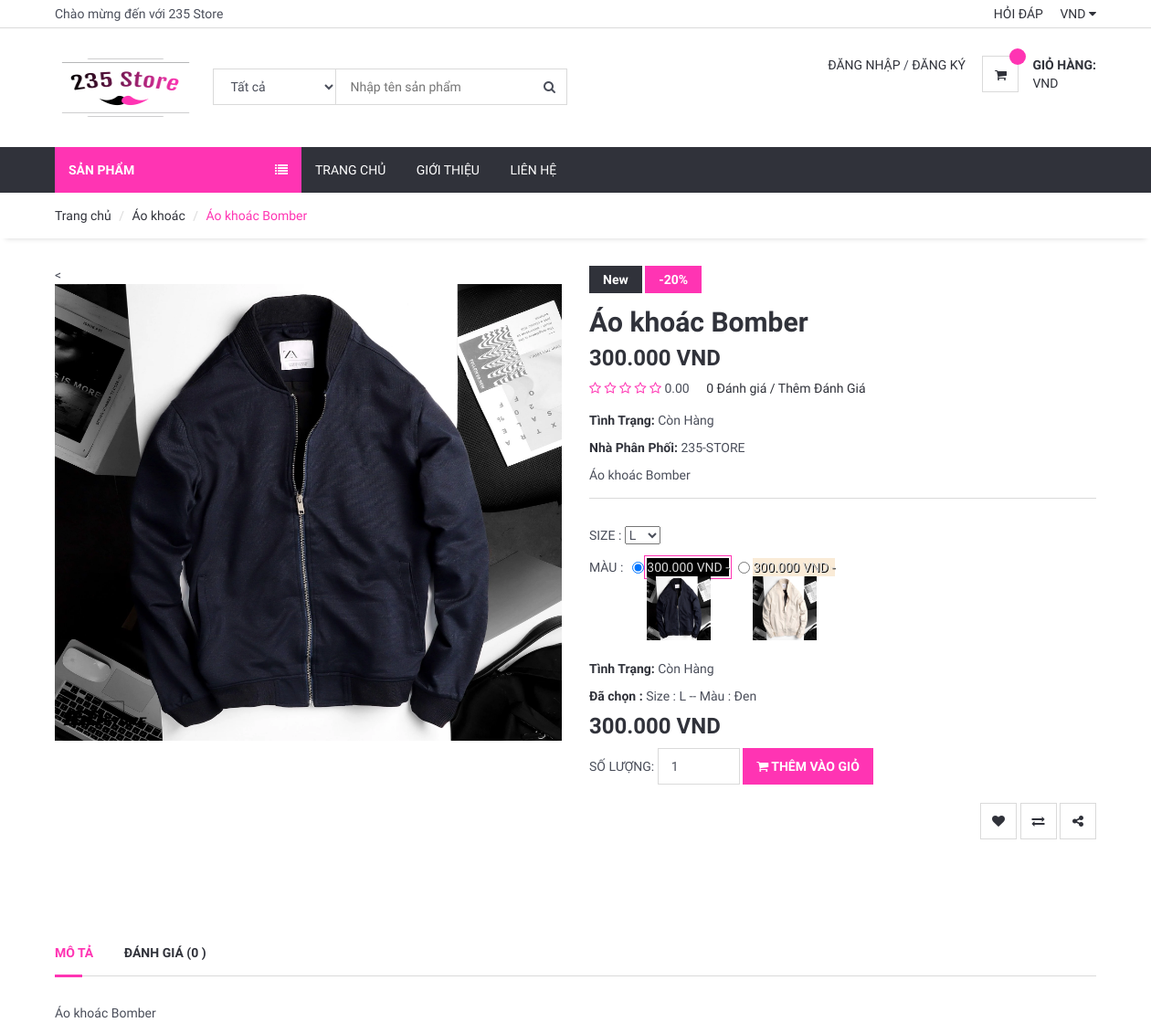
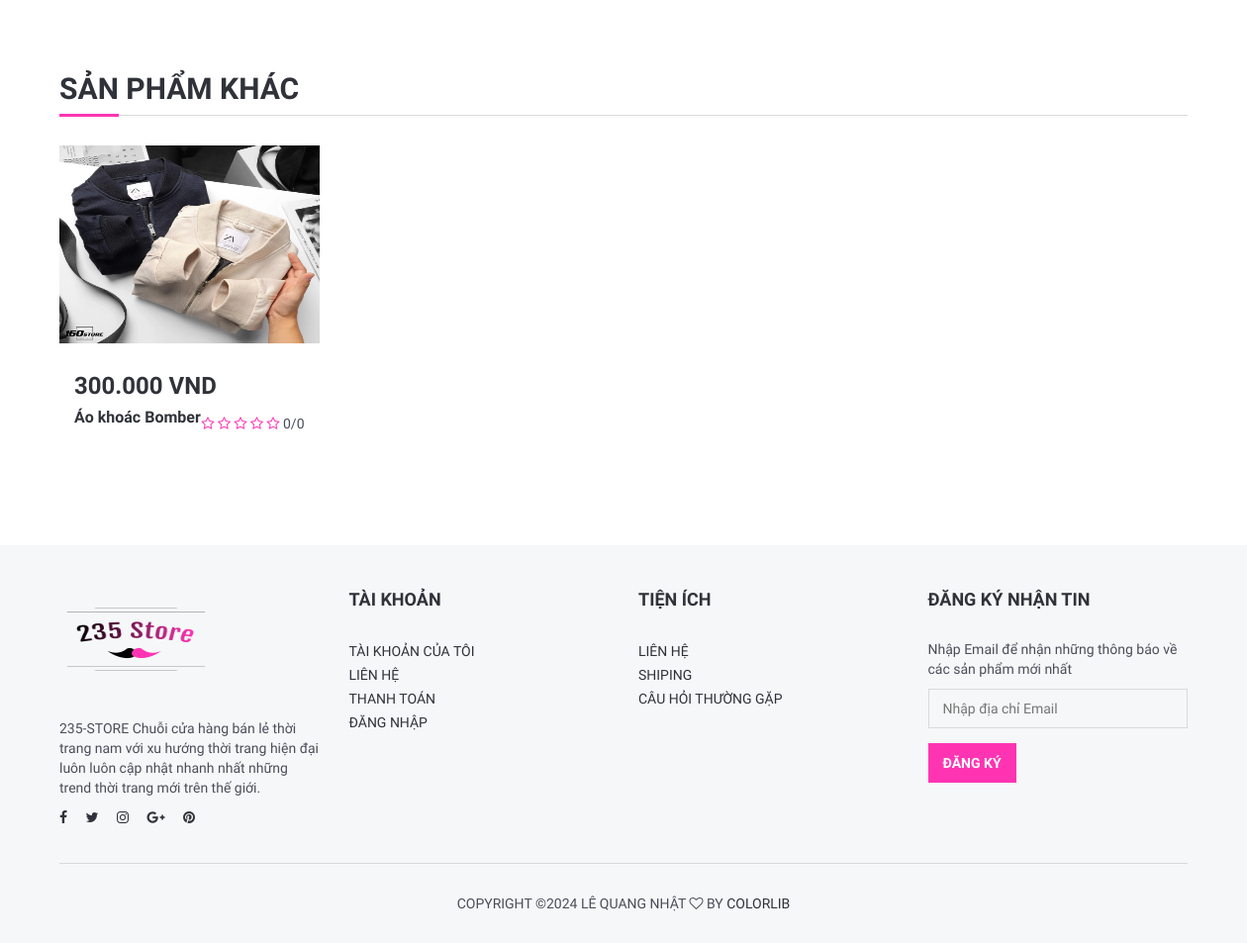
Page /product/1/ao-khoac-bomber/ on the committed database (2 pictures, top to bottom).
### product/models.py (models this page shows, shortened)
class Product(models.Model):
    STATUS = (
        ('True', 'True'),
        ('False', 'False'),
    )
    VARIANTS = (
        ('None', 'None'),
        ('Size', 'Size'),
        ('Color', 'Color'),
        ('Size-Color', 'Size-Color'),
    )
    category = models.ForeignKey(Category, on_delete=models.CASCADE) #many to one relation with Category
    title = models.CharField(max_length=150)
    keywords = models.CharField(max_length=255)
    description = models.TextField(max_length=255)
    image=models.ImageField(upload_to='images/',null=False)
    price = models.DecimalField(max_digits=12, decimal_places=3,default=0)
    amount=models.IntegerField(default=0)
    minamount=models.IntegerField(default=3)
    variant=models.CharField(max_length=10,choices=VARIANTS, default='None')
    detail=RichTextUploadingField()
    slug = models.SlugField(null=False, unique=True)
    status=models.CharField(max_length=10,choices=STATUS)
    create_at=models.DateTimeField(auto_now_add=True)
    update_at=models.DateTimeField(auto_now=True)
    def image_tag(self):
            return mark_safe('<img src="{}" height="50"/>'.format(self.image.url))
    image_tag.short_description='Image'
    def avaregereview(self):
        reviews = Comment.objects.filter(product=self, status='New').aggregate(avarage=Avg('rate'))
        avg = 0
        if reviews["avarage"] is not None:
            avg = float(reviews["avarage"])
        return avg
    def countreview(self):
        reviews = Comment.objects.filter(product=self, status='New').aggregate(count=Count('id'))
        cnt = 0
        if reviews["count"] is not None:
            cnt = int(reviews["count"])
        return cnt

class Category(MPTTModel):
    STATUS = (
        ('True', 'True'),
        ('False', 'False'),
    )
    parent = TreeForeignKey('self',blank=True, null=True ,related_name='children', on_delete=models.CASCADE)
    title = models.CharField(max_length=50)
    keywords = models.CharField(max_length=255)
    description = models.TextField(max_length=255)
    image=models.ImageField(blank=True,upload_to='images/')
    status=models.CharField(max_length=10, choices=STATUS)
    slug = models.SlugField(null=False, unique=True)
    create_at=models.DateTimeField(auto_now_add=True)
    update_at=models.DateTimeField(auto_now=True)
    class MPTTMeta:
        order_insertion_by = ['title']

class Variants(models.Model):
    title = models.CharField(max_length=100, blank=True,null=True)
    product = models.ForeignKey(Product, on_delete=models.CASCADE)
    color = models.ForeignKey(Color, on_delete=models.CASCADE,blank=True,null=True)
    size = models.ForeignKey(Size, on_delete=models.CASCADE,blank=True,null=True)
    image_id = models.IntegerField(blank=True,null=True,default=0)
    quantity = models.IntegerField(default=1)
    price = models.DecimalField(max_digits=12, decimal_places=2,default=0)
    def image(self):
        img = Images.objects.get(id=self.image_id)
        if img.id is not None:
             varimage=img.image.url
        else:
            varimage=""
        return varimage

class Images(models.Model):
    product=models.ForeignKey(Product,on_delete=models.CASCADE)
    title = models.CharField(max_length=50,blank=True)
    image = models.ImageField(blank=True, upload_to='images/')

class Size(models.Model):
    name = models.CharField(max_length=20)
    code = models.CharField(max_length=10, blank=True,null=True)
    def __str__(self):
        return self.name

class Color(models.Model):
    name = models.CharField(max_length=20)
    code = models.CharField(max_length=10, blank=True,null=True)
    def __str__(self):
        return self.name

### home/views.py (the view)
# urls.py: path('product/<int:id>/<slug:slug>/', views.product_detail, name='product_detail'),
def product_detail(request,id,slug):
    query = request.GET.get('q')
    category = Category.objects.all()
    product=Product.objects.get(pk=id)
    products_picked = Product.objects.all().order_by('?')[:4]
    images=Images.objects.filter(product_id=id)
    comments=Comment.objects.filter(product_id=id,status="New")
    context = {'product': product, 'category': category,
                'products_picked':products_picked,
                'images':images,
                'comments':comments
               }
    if product.variant != "None":  # Product have variants
        if request.method == 'POST':  # if we select color
            variant_id = request.POST.get('variantid')
            variant = Variants.objects.get(id=variant_id)  # selected product by click color radio
            colors = Variants.objects.filter(product_id=id, size_id=variant.size_id)
            sizes = Variants.objects.raw('SELECT * FROM  product_variants  WHERE product_id=%s GROUP BY size_id', [id])
            query += variant.title + ' Size:' + str(variant.size) + ' Color:' + str(variant.color)
        else:
            variants = Variants.objects.filter(product_id=id)
            colors = Variants.objects.filter(product_id=id, size_id=variants[0].size_id)
            sizes = Variants.objects.raw('SELECT * FROM  product_variants  WHERE product_id=%s GROUP BY size_id', [id])
            variant = Variants.objects.get(id=variants[0].id)
        context.update({'sizes': sizes, 'colors': colors,
                        'variant': variant, 'query': query
                        })
    return render(request,'product_detail.html',context)

### home/templates/product_detail.html (shortened to what this page needs)
{% extends 'homebase.html' %}
{% load static %}
{% block sidebar %} {% include 'sidebar.html' %} {% endblock %}
{% block body %}
	<div id="breadcrumb">
		<div class="container">
			<ul class="breadcrumb">
				<li><a href="#">Trang chủ</a></li>
				<li><a href="/category/{{product.category.id}}/{{product.category.slug}}">{{product.category.title}} </a></li>
				<li class="active">{{product.title}} </li>
			</ul>
		</div>
	</div>
	<div class="section">
		<div class="container">
			<div class="row">
				<div class="product product-details clearfix">
					<div class="col-md-6">
						<div id="product-main-view">
							<{% if variant.image_id > 0 %}
                                <div class="product-view">
                                    <img src="{{ variant.image }}" alt="" style="height: 500px">
                                </div>
                            {% else %}
                                <div class="product-view">
                                    <img src="{{ product.image.url }}" alt="" style="height: 500px">
                                </div>
                            {% endif %}
						</div>
						<div id="product-view">
							<div class="product-view">
								<img src="{{product.image.url}}" alt="" >
							</div>
							{% for rs in images %}
							<div class="product-view">
								<img src="{{rs.image.url}}" alt="">
							</div>
							{% endfor %}
						</div>
					</div>
					<div class="col-md-6">
						<div class="product-body">
							<div class="product-label">
								<span>New</span>
								<span class="sale">-20%</span>
							</div>
							<h2 class="product-name">{{product.title}}</h2>
							<h3 class="product-price">{{product.price|floatformat:3}} VND</h3>
							<div>
								<div class="product-rating">
                                    <i class="fa fa-star{% if product.avaregereview < 1%}-o empty{% endif%}" style="color:#FF34B3"></i>
                                    <i class="fa fa-star{% if product.avaregereview < 2%}-o empty{% endif%}" style="color:#FF34B3"></i>
                                    <i class="fa fa-star{% if product.avaregereview < 3%}-o empty{% endif%}" style="color:#FF34B3"></i>
                                    <i class="fa fa-star{% if product.avaregereview < 4%}-o empty{% endif%}" style="color:#FF34B3"></i>
                                    <i class="fa fa-star{% if product.avaregereview < 5%}-o empty{% endif%}" style="color:#FF34B3"></i>
                                    {{ product.avaregereview |stringformat:".2f"}}
                                </div>
                                <a href="#tab1"> {{ product.countreview}}  Đánh giá / Thêm Đánh Giá</a>
							</div>
							<p><strong>Tình Trạng:</strong> Còn Hàng</p>
							<p><strong>Nhà Phân Phối:</strong> 235-STORE</p>
							<p>{{product.description}}</p>
							<div class="product-btns">
                                <div class="size-option">
                                    {% if product.variant == 'Size-Color' %}
                                        <div class="product-options" >
                                            <div class="size-option">
                                                <form method="POST" id="post-form">
                                                    <span class="text-uppercase">Size :</span>
                                                    <select name="size" id="size">
                                                        {% for rs in sizes %}
                                                            <option {% if variant.size_id == rs.size_id %} selected {% endif %} value="{{ rs.size_id }}">{{ rs.size.name }}</option>
                                                        {% endfor %}
                                                    </select>
                                                </form>
                                            </div>
                                            <form method="post" action="?q=selectvariant" id="post-color">
                                                <div id="appendHere">
                                                    <ul class="color-option" >
                                                        <li><span class="text-uppercase">Màu :</span></li>
                                                        {% for rs in colors %}
                                                            <input type="radio"  {% if variant.id == rs.id %} checked {% endif %} name="variantid" id="variantid" value="{{ rs.id }}" onchange="this.form.submit();">
                                                            <li  {% if variant.id == rs.id %} class="active" {% endif %}>
                                                                <a style="background-color:{{ rs.color.code }}; color: #D9D9D9; text-shadow: 1px 1px #000000; width: 90px">
                                                                    {{ rs.price|floatformat:3 }} VND - {{ rs.color }}
                                                                </a>
                                                                <img src="{{ rs.image }}" style="height: 70px">
                                                            </li>
                                                        {% endfor %}
                                                    </ul>
                                                </div>
                                            </form>
                                        </div>
                                    {% endif %}
                            {% if  product.variant != 'None'   %}
                                <form action="/order/addtoshopcart/{{ product.id }}" method="post"  id="addchart-form">
                                    <div id="SelectedProduct">
                                        <p><strong>Tình Trạng:</strong> {% if variant.quantity > 0  %} Còn Hàng {% else %} Hết Hàng {% endif %}</p>
                                        <p><strong>Đã chọn :</strong> Size : {{ variant.size }}  --  Màu : {{ variant.color }} </p>
                                        <h3 class="product-price">{{ variant.price|floatformat:3}} VND</h3>
                                        <div class="qty-input">
                                            <span class="text-uppercase">Số lượng: </span>
                                            <input class="input" name="quantity" type="number" value="1" min="1" max="{{ variant.quantity }}">
                                            <button type="submit" {% if variant.quantity < 1  %} disabled {% endif %} class="primary-btn add-to-cart">
                                                <i class="fa fa-shopping-cart"></i> Thêm Vào Giỏ
                                            </button>
                                        </div>
                                    </div>
                                </form>
                            {% endif %}
                        </div>
                        <br>
                        <div class="pull-right">
                            <button class="main-btn icon-btn"><i class="fa fa-heart"></i></button>
                            <button class="main-btn icon-btn"><i class="fa fa-exchange"></i></button>
                            <button class="main-btn icon-btn"><i class="fa fa-share-alt"></i></button>
                        </div>
							</div>
						</div>
					</div>
					<div class="col-md-12">
						<div class="product-tab">
							<ul class="tab-nav">
								<li class="active"><a data-toggle="tab" href="#tab1">Mô tả</a></li>
								<li><a data-toggle="tab" href="#tab2">Đánh giá ({{ product.countreview}} )</a></li>
							</ul>
							<div class="tab-content">
								<div id="tab1" class="tab-pane fade in active">
									<p>{{product.detail|safe}}</p>
								</div>
							</div>
						</div>
					</div>
				</div>
			</div>
		</div>
	</div>
	<div class="section">
		<div class="container">
			<div class="row">
				<div class="col-md-12">
					<div class="section-title">
						<h2 class="title">Sản Phẩm Khác</h2>
					</div>
				</div>
				{% for rs in products_picked %}
                <div class="col-md-3 col-sm-6 col-xs-6">
                    <div class="product product-single">
                        <div class="product-thumb">
                            <img src="{{ rs.image.url }}" alt="" style="height: 200px">
                        </div>
                        <div class="product-body">
                            <h3 class="product-price">{{ rs.price }} VND </h3>
                            <div class="product-rating">
                                <i class="fa fa-star{% if rs.avaregereview < 1%}-o empty{% endif%}" style="color:#FF34B3"></i>
                                <i class="fa fa-star{% if rs.avaregereview < 2%}-o empty{% endif%}" style="color:#FF34B3"></i>
                                <i class="fa fa-star{% if rs.avaregereview < 3%}-o empty{% endif%}" style="color:#FF34B3"></i>
                                <i class="fa fa-star{% if rs.avaregereview < 4%}-o empty{% endif%}" style="color:#FF34B3"></i>
                                <i class="fa fa-star{% if rs.avaregereview < 5%}-o empty{% endif%}" style="color:#FF34B3"></i>
                                {{ rs.avaregereview}}/{{ rs.countreview}}
                            </div>
                            <h2 class="product-name"><a href="#">{{ rs.title }}</a></h2>
                        </div>
                    </div>
                </div>
           		 {% endfor %}
			</div>
		</div>
	</div>
{% endblock %}

### rows in the picture
Product: category "Áo khoác", title "Áo khoác Bomber", image (picture), price "300.000", avaregereview "0.00", countreview "0", description "Áo khoác Bomber", detail "Áo khoác Bomber", avaregereview "0"
Variants: image (picture), variantid "☑", price "300.000", size "L", color "Đen"
Images: image (picture)
Images: image (picture)
Variants: price "300.000", image (picture)

### other values in the picture
form field size "L"
